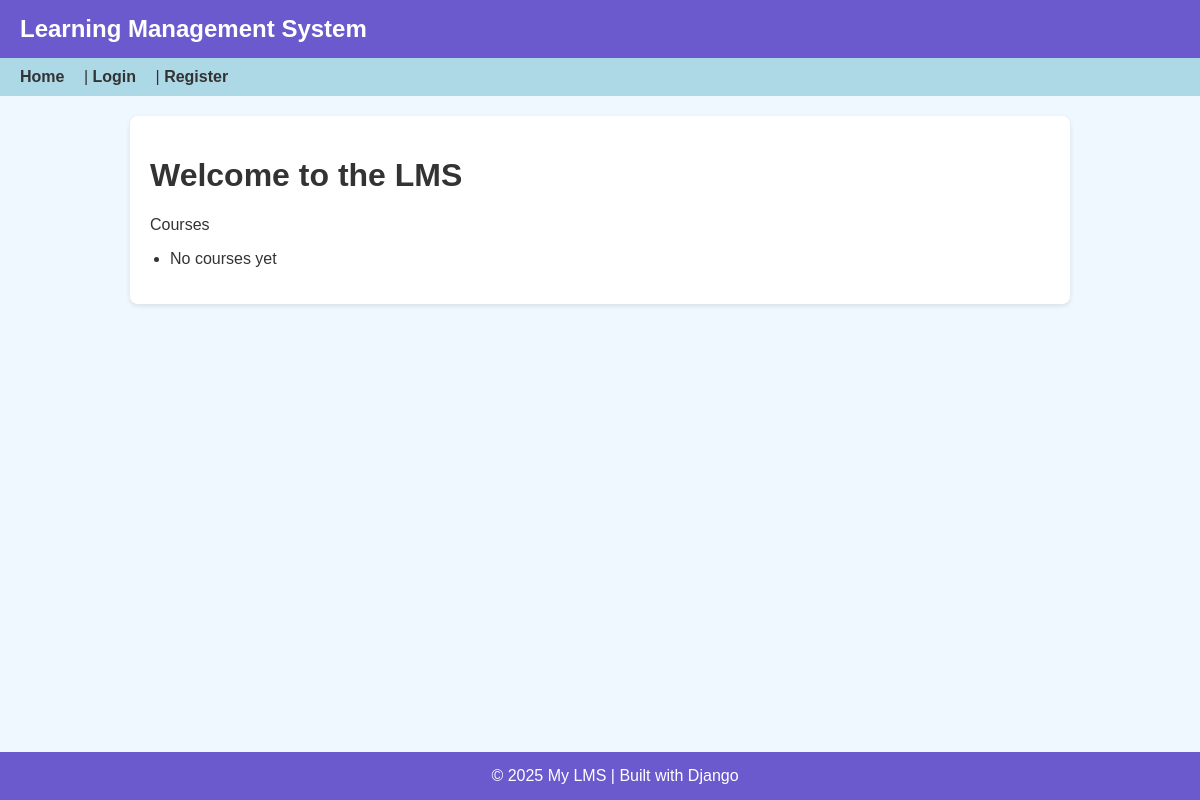
Before: / with the older database file.
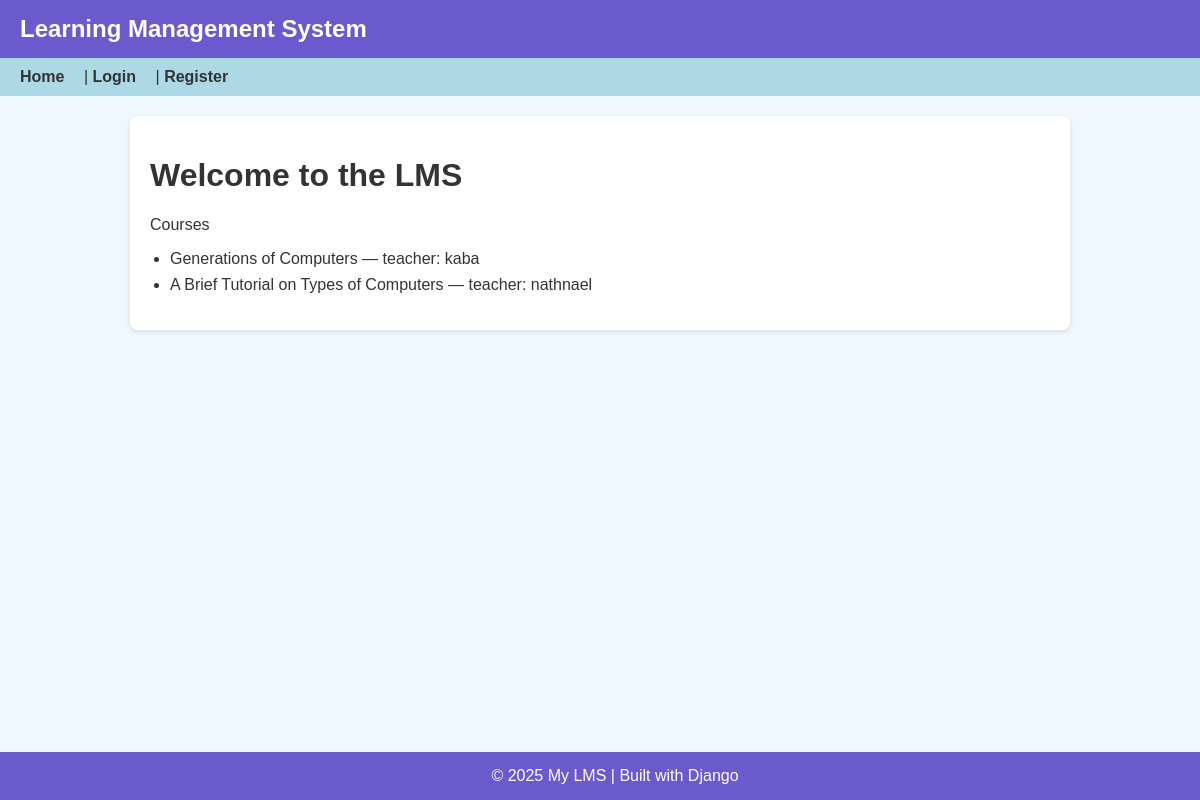
After: the same page with the newer database file.
### courses/models.py (models this page shows, shortened)
class Course(models.Model):
    title = models.CharField(max_length=200)
    description = models.TextField(blank=True)
    teacher = models.ForeignKey(User, on_delete=models.CASCADE, related_name='courses')

### courses/views.py (the view)
# urls.py: path('', views.home, name='home'),
def home(request):
    courses = Course.objects.all()
    return render(request, 'courses/home.html', {'courses': courses})

### courses/templates/courses/home.html
{% extends "base.html" %}
{% block content %}
<h1>Welcome to the LMS</h1>
<p>Courses</p>
<ul>
  {% for course in courses %}
    <li>{{ course.title }} — teacher: {{ course.teacher.username }}</li>
  {% empty %}
    <li>No courses yet</li>
  {% endfor %}
</ul>
{% endblock %}

### templates/base.html (shortened to what this page needs)
{% load static %}
<!DOCTYPE html>
<html lang="en">
<head>
    <link rel="stylesheet" href="{% static 'css/base.css' %}">
</head>
<body>
    <header>
        Learning Management System
    </header>
    <nav>
        <a href="{% url 'courses:home' %}">Home</a> |
        {% if user.is_authenticated %}
            Hello {{ user.username }} |
            {% if user.profile.role == 'teacher' %}
                <a href="{% url 'courses:teacher_dashboard' %}">Teacher Dashboard</a> |
            {% elif user.profile.role == 'student' %}
                <a href="{% url 'courses:student_dashboard' %}">Student Dashboard</a> |
            {% endif %}
            <a href="{% url 'accounts:logout' %}">Logout</a> |
            <a href="{% url 'assessments:results' %}">Results</a>
        {% else %}
            <a href="{% url 'accounts:login' %}">Login</a> |
            <a href="{% url 'accounts:register' %}">Register</a>
        {% endif %}
    </nav>
    <div class="container">
        {% block content %}{% endblock %}
    </div>
    <footer>
        © 2025 My LMS | Built with Django
    </footer>
</body>
</html>

### static/css/base.css (style rules this page uses)
body { font-family: Arial, sans-serif; background-color: #f0f8ff; color: #333; margin: 0; padding: 0; }
header { background-color: #6a5acd; color: white; padding: 15px 20px; }
nav a { color: white; text-decoration: none; margin-right: 15px; }
footer { background-color: #6a5acd; color: white; text-align: center; padding: 10px; position: fixed; width: 100%; bottom: 0; }
.container { max-width: 900px; margin: auto; }
ul { padding-left: 20px; }
li { margin-bottom: 8px; }

### templates/base.html (style rules this page uses)
body { font-family: Arial, sans-serif; margin: 0; background-color: #f0f8ff; color: #333; }
header { background-color: #6a5acd; color: white; padding: 15px 20px; font-size: 24px; font-weight: bold; }
nav { background-color: #add8e6; padding: 10px 20px; }
nav a { margin-right: 15px; text-decoration: none; color: #333; font-weight: bold; }
.container { max-width: 900px; margin: 20px auto; padding: 20px; background-color: white; border-radius: 8px; box-shadow: 0 2px 5px rgba(0,0,0,0.1); }
footer { text-align: center; padding: 15px; background-color: #6a5acd; color: white; position: fixed; width: 100%; bottom: 0; }
ul { padding-left: 20px; }
li { margin-bottom: 8px; }

Changed rows visible on the page:
added Course: title "Generations of Computers", teacher.username "kaba"
added Course: title "A Brief Tutorial on Types of Computers", teacher.username "nathnael"
Other visible differences:
text no longer shown: "No courses yet"
